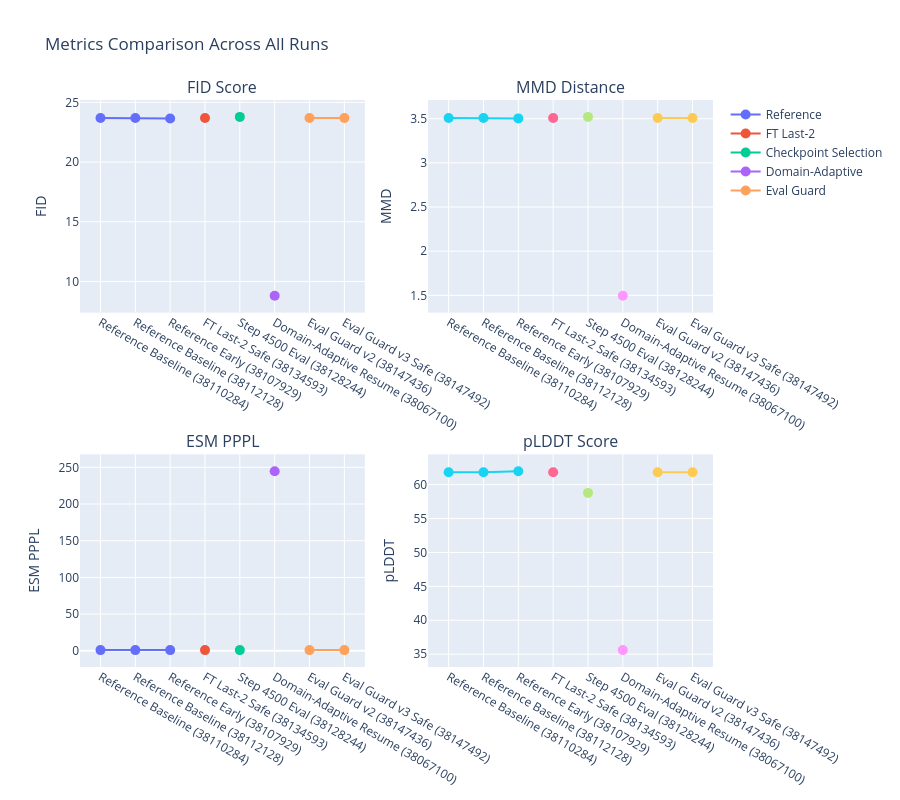

Here is the notebook cell this chart was saved with:
### Markdown cell above
## 6. Interactive Metrics Comparison (Plotly)

### Code cell
# Create interactive scatter plot comparing all metrics
fig = go.Figure()

# Add traces for each metric scaled to 0-100 range for comparison
# Normalize metrics for visualization (lower is better generally)
df_norm = df.copy()
df_norm['FID_norm'] = 100 * (df['FID'] / df['FID'].max())
df_norm['MMD_norm'] = 100 * (df['MMD'] / df['MMD'].max())
df_norm['PPPL_norm'] = np.clip(100 * (df['ESM PPPL'] / 250), 0, 100)  # Cap at 250 for domain-adaptive outlier
df_norm['pLDDT_norm'] = 100 * (df['pLDDT'] / 100)  # Already 0-100 scale

fig = make_subplots(
    rows=2, cols=2,
    subplot_titles=('FID Score', 'MMD Distance', 'ESM PPPL', 'pLDDT Score'),
    specs=[[{}, {}], [{}, {}]]
)

colors = {'Reference': 'green', 'FT Last-2': 'blue', 'Checkpoint Selection': 'orange', 
          'Domain-Adaptive': 'red', 'Eval Guard': 'purple'}

# FID subplot
for variant in df['Variant'].unique():
    mask = df['Variant'] == variant
    fig.add_trace(
        go.Scatter(x=df[mask]['Run Name'], y=df[mask]['FID'], name=variant, 
                   mode='lines+markers', marker=dict(size=10), line=dict(width=2)),
        row=1, col=1
    )

# MMD subplot
for variant in df['Variant'].unique():
    mask = df['Variant'] == variant
    fig.add_trace(
        go.Scatter(x=df[mask]['Run Name'], y=df[mask]['MMD'], name=variant, 
                   mode='lines+markers', marker=dict(size=10), line=dict(width=2), showlegend=False),
        row=1, col=2
    )

# ESM PPPL subplot
for variant in df['Variant'].unique():
    mask = df['Variant'] == variant
    fig.add_trace(
        go.Scatter(x=df[mask]['Run Name'], y=df[mask]['ESM PPPL'], name=variant, 
                   mode='lines+markers', marker=dict(size=10), line=dict(width=2), showlegend=False),
        row=2, col=1
    )

# pLDDT subplot
for variant in df['Variant'].unique():
    mask = df['Variant'] == variant
    fig.add_trace(
        go.Scatter(x=df[mask]['Run Name'], y=df[mask]['pLDDT'], name=variant, 
                   mode='lines+markers', marker=dict(size=10), line=dict(width=2), showlegend=False),
        row=2, col=2
    )

fig.update_yaxes(title_text='FID', row=1, col=1)
fig.update_yaxes(title_text='MMD', row=1, col=2)
fig.update_yaxes(title_text='ESM PPPL', row=2, col=1)
fig.update_yaxes(title_text='pLDDT', row=2, col=2)

fig.update_layout(height=800, title_text='Metrics Comparison Across All Runs', showlegend=True,
                  hovermode='x unified')
fig.show()

### Figure 1 — Plotly figure (JSON) as saved in the notebook; plotly's stock layout.template omitted (floating-point values rounded to 4 significant figures)
{"data": [{"line": {"width": 2}, "marker": {"size": 10}, "mode": "lines+markers", "name": "Reference", "type": "scatter", "x": ["Reference Baseline (38110284)", "Reference Baseline (38112128)", "Reference Early (38107929)"], "xaxis": "x", "y": [23.69, 23.69, 23.65], "yaxis": "y"}, {"line": {"width": 2}, "marker": {"size": 10}, "mode": "lines+markers", "name": "FT Last-2", "type": "scatter", "x": ["FT Last-2 Safe (38134593)"], "xaxis": "x", "y": [23.69], "yaxis": "y"}, {"line": {"width": 2}, "marker": {"size": 10}, "mode": "lines+markers", "name": "Checkpoint Selection", "type": "scatter", "x": ["Step 4500 Eval (38128244)"], "xaxis": "x", "y": [23.78], "yaxis": "y"}, {"line": {"width": 2}, "marker": {"size": 10}, "mode": "lines+markers", "name": "Domain-Adaptive", "type": "scatter", "x": ["Domain-Adaptive Resume (38067100)"], "xaxis": "x", "y": [8.804], "yaxis": "y"}, {"line": {"width": 2}, "marker": {"size": 10}, "mode": "lines+markers", "name": "Eval Guard", "type": "scatter", "x": ["Eval Guard v2 (38147436)", "Eval Guard v3 Safe (38147492)"], "xaxis": "x", "y": [23.69, 23.69], "yaxis": "y"}, {"line": {"width": 2}, "marker": {"size": 10}, "mode": "lines+markers", "name": "Reference", "showlegend": false, "type": "scatter", "x": ["Reference Baseline (38110284)", "Reference Baseline (38112128)", "Reference Early (38107929)"], "xaxis": "x2", "y": [3.507, 3.507, 3.503], "yaxis": "y2"}, {"line": {"width": 2}, "marker": {"size": 10}, "mode": "lines+markers", "name": "FT Last-2", "showlegend": false, "type": "scatter", "x": ["FT Last-2 Safe (38134593)"], "xaxis": "x2", "y": [3.507], "yaxis": "y2"}, {"line": {"width": 2}, "marker": {"size": 10}, "mode": "lines+markers", "name": "Checkpoint Selection", "showlegend": false, "type": "scatter", "x": ["Step 4500 Eval (38128244)"], "xaxis": "x2", "y": [3.52], "yaxis": "y2"}, {"line": {"width": 2}, "marker": {"size": 10}, "mode": "lines+markers", "name": "Domain-Adaptive", "showlegend": false, "type": "scatter", "x": ["Domain-Adaptive Resume (38067100)"], "xaxis": "x2", "y": [1.495], "yaxis": "y2"}, {"line": {"width": 2}, "marker": {"size": 10}, "mode": "lines+markers", "name": "Eval Guard", "showlegend": false, "type": "scatter", "x": ["Eval Guard v2 (38147436)", "Eval Guard v3 Safe (38147492)"], "xaxis": "x2", "y": [3.507, 3.507], "yaxis": "y2"}, {"line": {"width": 2}, "marker": {"size": 10}, "mode": "lines+markers", "name": "Reference", "showlegend": false, "type": "scatter", "x": ["Reference Baseline (38110284)", "Reference Baseline (38112128)", "Reference Early (38107929)"], "xaxis": "x3", "y": [1.004, 1.004, 1.004], "yaxis": "y3"}, {"line": {"width": 2}, "marker": {"size": 10}, "mode": "lines+markers", "name": "FT Last-2", "showlegend": false, "type": "scatter", "x": ["FT Last-2 Safe (38134593)"], "xaxis": "x3", "y": [1.004], "yaxis": "y3"}, {"line": {"width": 2}, "marker": {"size": 10}, "mode": "lines+markers", "name": "Checkpoint Selection", "showlegend": false, "type": "scatter", "x": ["Step 4500 Eval (38128244)"], "xaxis": "x3", "y": [1.005], "yaxis": "y3"}, {"line": {"width": 2}, "marker": {"size": 10}, "mode": "lines+markers", "name": "Domain-Adaptive", "showlegend": false, "type": "scatter", "x": ["Domain-Adaptive Resume (38067100)"], "xaxis": "x3", "y": [244.6], "yaxis": "y3"}, {"line": {"width": 2}, "marker": {"size": 10}, "mode": "lines+markers", "name": "Eval Guard", "showlegend": false, "type": "scatter", "x": ["Eval Guard v2 (38147436)", "Eval Guard v3 Safe (38147492)"], "xaxis": "x3", "y": [1.004, 1.004], "yaxis": "y3"}, {"line": {"width": 2}, "marker": {"size": 10}, "mode": "lines+markers", "name": "Reference", "showlegend": false, "type": "scatter", "x": ["Reference Baseline (38110284)", "Reference Baseline (38112128)", "Reference Early (38107929)"], "xaxis": "x4", "y": [61.83, 61.83, 61.97], "yaxis": "y4"}, {"line": {"width": 2}, "marker": {"size": 10}, "mode": "lines+markers", "name": "FT Last-2", "showlegend": false, "type": "scatter", "x": ["FT Last-2 Safe (38134593)"], "xaxis": "x4", "y": [61.83], "yaxis": "y4"}, {"line": {"width": 2}, "marker": {"size": 10}, "mode": "lines+markers", "name": "Checkpoint Selection", "showlegend": false, "type": "scatter", "x": ["Step 4500 Eval (38128244)"], "xaxis": "x4", "y": [58.78], "yaxis": "y4"}, {"line": {"width": 2}, "marker": {"size": 10}, "mode": "lines+markers", "name": "Domain-Adaptive", "showlegend": false, "type": "scatter", "x": ["Domain-Adaptive Resume (38067100)"], "xaxis": "x4", "y": [35.6], "yaxis": "y4"}, {"line": {"width": 2}, "marker": {"size": 10}, "mode": "lines+markers", "name": "Eval Guard", "showlegend": false, "type": "scatter", "x": ["Eval Guard v2 (38147436)", "Eval Guard v3 Safe (38147492)"], "xaxis": "x4", "y": [61.83, 61.83], "yaxis": "y4"}], "layout": {"annotations": [{"font": {"size": 16}, "showarrow": false, "text": "FID Score", "x": 0.225, "xanchor": "center", "xref": "paper", "y": 1, "yanchor": "bottom", "yref": "paper"}, {"font": {"size": 16}, "showarrow": false, "text": "MMD Distance", "x": 0.775, "xanchor": "center", "xref": "paper", "y": 1, "yanchor": "bottom", "yref": "paper"}, {"font": {"size": 16}, "showarrow": false, "text": "ESM PPPL", "x": 0.225, "xanchor": "center", "xref": "paper", "y": 0.375, "yanchor": "bottom", "yref": "paper"}, {"font": {"size": 16}, "showarrow": false, "text": "pLDDT Score", "x": 0.775, "xanchor": "center", "xref": "paper", "y": 0.375, "yanchor": "bottom", "yref": "paper"}], "height": 800, "hovermode": "x unified", "showlegend": true, "title": {"text": "Metrics Comparison Across All Runs"}, "xaxis": {"anchor": "y", "domain": [0, 0.45]}, "xaxis2": {"anchor": "y2", "domain": [0.55, 1]}, "xaxis3": {"anchor": "y3", "domain": [0, 0.45]}, "xaxis4": {"anchor": "y4", "domain": [0.55, 1]}, "yaxis": {"anchor": "x", "domain": [0.625, 1], "title": {"text": "FID"}}, "yaxis2": {"anchor": "x2", "domain": [0.625, 1], "title": {"text": "MMD"}}, "yaxis3": {"anchor": "x3", "domain": [0, 0.375], "title": {"text": "ESM PPPL"}}, "yaxis4": {"anchor": "x4", "domain": [0, 0.375], "title": {"text": "pLDDT"}}}}
